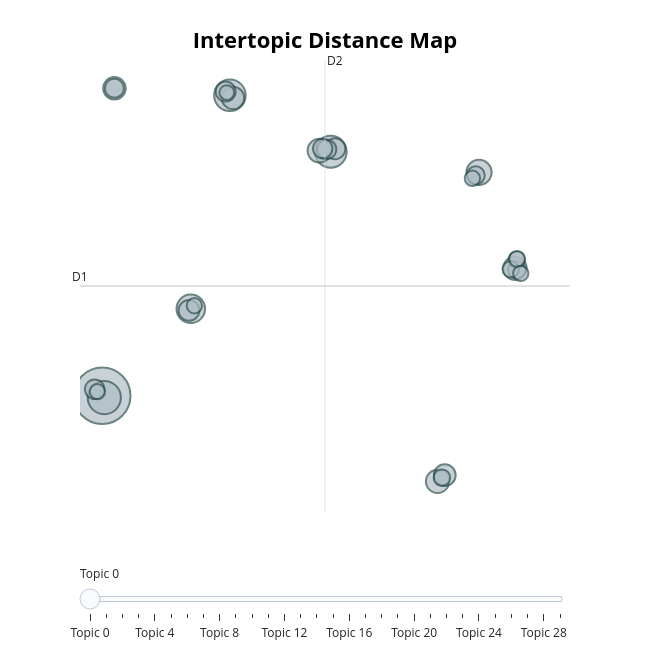

Write notebook code for a chart like this one.
### Code cell
topic_model.visualize_topics()

### Figure 1 — Plotly figure (JSON) as saved in the notebook; plotly's stock layout.template omitted (floating-point values rounded to 4 significant figures)
{"data": [{"customdata": [[0, "chatgpt | ai | openai | chatbot | chatbots", 177], [1, "students | school | schools | teachers | student", 61], [2, "tesla | musk | gm | company | said", 56], [3, "bank | market | stocks | investors | year", 55], [4, "mangione | police | asher | mr | said", 45], [5, "google | search | apple | ai | company", 35], [6, "musk | mr | trump | doge | government", 31], [7, "trump | mr | cohen | party | democratic", 30], [8, "vehicles | safety | tesla | driving | cars", 30], [9, "ai | cloud | billion | startup | said", 28], [10, "oil | energy | china | climate | states", 28], [11, "said | california | vegas | angeles | las", 26], [12, "byd | chinese | china | ev | tariffs", 24], [13, "hua | chinese | china | xu | exam", 24], [14, "et | wsj | com | says | analysts", 22], [15, "multiplan | insurers | patients | medicare | health", 21], [16, "musk | tesla | mr | board | company", 21], [17, "musk | sec | twitter | mr | brazil", 21], [18, "jobs | ai | job | college | workers", 20], [19, "openai | copyright | times | lawsuit | companies", 18], [20, "bil | tax | democrats | republicans | trump", 17], [21, "ukraine | russia | putin | trump | war", 15], [22, "political | election | campaign | elections | speech", 15], [23, "autopilot | tesla | crash | mcgee | car", 15], [24, "israel | gaza | iran | hamas | israeli", 14], [25, "altman | openai | musk | mr | board", 13], [26, "patients | doctors | dr | medical | health", 13], [27, "disney | ai | characters | studio | nov", 13], [28, "law | richard | university | school | warren", 13], [29, "et | wsj | says | com | analysts", 12]], "hovertemplate": "<b>Topic %{customdata[0]}</b><br>%{customdata[1]}<br>Size: %{customdata[2]}", "legendgroup": "", "marker": {"color": "#B0BEC5", "line": {"color": "DarkSlateGrey", "width": 2}, "size": [177, 61, 56, 55, 45, 35, 31, 30, 30, 28, 28, 26, 24, 24, 22, 21, 21, 21, 20, 18, 17, 15, 15, 15, 14, 13, 13, 13, 13, 12], "sizemode": "area", "sizeref": 0.1106, "symbol": "circle"}, "mode": "markers", "name": "", "orientation": "v", "showlegend": false, "type": "scatter", "x": [-5.912, -5.775, 9.041, 2.443, -0.116, 18.74, 8.301, 21.1, 16.03, -5.113, 2.646, 16.5, 9.318, -0.2349, 2.164, -6.405, 8.77, 8.516, -5.115, 18.53, 21.21, 21.21, 20.82, 16.31, 21.23, 18.31, -6.228, 0.1161, 21.47, 2.242], "xaxis": "x", "y": [-8.973, -9.109, 9.51, 13.79, -2.382, 7.952, 9.599, 0.6826, -15.46, 14.31, 13.58, -14.98, 9.738, -2.501, 14.07, -8.481, 9.691, 9.753, 14.31, 7.727, 0.5641, 1.328, 0.6105, -15.17, 1.399, 7.502, -8.657, -2.15, 0.3012, 13.99], "yaxis": "y"}], "layout": {"annotations": [{"showarrow": false, "text": "D1", "x": -7.365, "y": -0.6569, "yshift": 10}, {"showarrow": false, "text": "D2", "x": 8.665, "xshift": 10, "y": 16.46}], "height": 650, "hoverlabel": {"bgcolor": "white", "font": {"family": "Rockwell", "size": 16}}, "legend": {"itemsizing": "constant", "tracegroupgap": 0}, "margin": {"t": 60}, "shapes": [{"line": {"color": "#CFD8DC", "width": 2}, "type": "line", "x0": 8.665, "x1": 8.665, "y0": -17.77, "y1": 16.46}, {"line": {"color": "#9E9E9E", "width": 2}, "type": "line", "x0": -7.365, "x1": 24.7, "y0": -0.6569, "y1": -0.6569}], "sliders": [{"active": 0, "pad": {"t": 50}, "steps": [{"args": [{"marker.color": [["red", "#B0BEC5", "#B0BEC5", "#B0BEC5", "#B0BEC5", "#B0BEC5", "#B0BEC5", "#B0BEC5", "#B0BEC5", "#B0BEC5", "#B0BEC5", "#B0BEC5", "#B0BEC5", "#B0BEC5", "#B0BEC5", "#B0BEC5", "#B0BEC5", "#B0BEC5", "#B0BEC5", "#B0BEC5", "#B0BEC5", "#B0BEC5", "#B0BEC5", "#B0BEC5", "#B0BEC5", "#B0BEC5", "#B0BEC5", "#B0BEC5", "#B0BEC5", "#B0BEC5"]]}], "label": "Topic 0", "method": "update"}, {"args": [{"marker.color": [["#B0BEC5", "red", "#B0BEC5", "#B0BEC5", "#B0BEC5", "#B0BEC5", "#B0BEC5", "#B0BEC5", "#B0BEC5", "#B0BEC5", "#B0BEC5", "#B0BEC5", "#B0BEC5", "#B0BEC5", "#B0BEC5", "#B0BEC5", "#B0BEC5", "#B0BEC5", "#B0BEC5", "#B0BEC5", "#B0BEC5", "#B0BEC5", "#B0BEC5", "#B0BEC5", "#B0BEC5", "#B0BEC5", "#B0BEC5", "#B0BEC5", "#B0BEC5", "#B0BEC5"]]}], "label": "Topic 1", "method": "update"}, {"args": [{"marker.color": [["#B0BEC5", "#B0BEC5", "red", "#B0BEC5", "#B0BEC5", "#B0BEC5", "#B0BEC5", "#B0BEC5", "#B0BEC5", "#B0BEC5", "#B0BEC5", "#B0BEC5", "#B0BEC5", "#B0BEC5", "#B0BEC5", "#B0BEC5", "#B0BEC5", "#B0BEC5", "#B0BEC5", "#B0BEC5", "#B0BEC5", "#B0BEC5", "#B0BEC5", "#B0BEC5", "#B0BEC5", "#B0BEC5", "#B0BEC5", "#B0BEC5", "#B0BEC5", "#B0BEC5"]]}], "label": "Topic 2", "method": "update"}, {"args": [{"marker.color": [["#B0BEC5", "#B0BEC5", "#B0BEC5", "red", "#B0BEC5", "#B0BEC5", "#B0BEC5", "#B0BEC5", "#B0BEC5", "#B0BEC5", "#B0BEC5", "#B0BEC5", "#B0BEC5", "#B0BEC5", "#B0BEC5", "#B0BEC5", "#B0BEC5", "#B0BEC5", "#B0BEC5", "#B0BEC5", "#B0BEC5", "#B0BEC5", "#B0BEC5", "#B0BEC5", "#B0BEC5", "#B0BEC5", "#B0BEC5", "#B0BEC5", "#B0BEC5", "#B0BEC5"]]}], "label": "Topic 3", "method": "update"}, {"args": [{"marker.color": [["#B0BEC5", "#B0BEC5", "#B0BEC5", "#B0BEC5", "red", "#B0BEC5", "#B0BEC5", "#B0BEC5", "#B0BEC5", "#B0BEC5", "#B0BEC5", "#B0BEC5", "#B0BEC5", "#B0BEC5", "#B0BEC5", "#B0BEC5", "#B0BEC5", "#B0BEC5", "#B0BEC5", "#B0BEC5", "#B0BEC5", "#B0BEC5", "#B0BEC5", "#B0BEC5", "#B0BEC5", "#B0BEC5", "#B0BEC5", "#B0BEC5", "#B0BEC5", "#B0BEC5"]]}], "label": "Topic 4", "method": "update"}, {"args": [{"marker.color": [["#B0BEC5", "#B0BEC5", "#B0BEC5", "#B0BEC5", "#B0BEC5", "red", "#B0BEC5", "#B0BEC5", "#B0BEC5", "#B0BEC5", "#B0BEC5", "#B0BEC5", "#B0BEC5", "#B0BEC5", "#B0BEC5", "#B0BEC5", "#B0BEC5", "#B0BEC5", "#B0BEC5", "#B0BEC5", "#B0BEC5", "#B0BEC5", "#B0BEC5", "#B0BEC5", "#B0BEC5", "#B0BEC5", "#B0BEC5", "#B0BEC5", "#B0BEC5", "#B0BEC5"]]}], "label": "Topic 5", "method": "update"}, {"args": [{"marker.color": [["#B0BEC5", "#B0BEC5", "#B0BEC5", "#B0BEC5", "#B0BEC5", "#B0BEC5", "red", "#B0BEC5", "#B0BEC5", "#B0BEC5", "#B0BEC5", "#B0BEC5", "#B0BEC5", "#B0BEC5", "#B0BEC5", "#B0BEC5", "#B0BEC5", "#B0BEC5", "#B0BEC5", "#B0BEC5", "#B0BEC5", "#B0BEC5", "#B0BEC5", "#B0BEC5", "#B0BEC5", "#B0BEC5", "#B0BEC5", "#B0BEC5", "#B0BEC5", "#B0BEC5"]]}], "label": "Topic 6", "method": "update"}, {"args": [{"marker.color": [["#B0BEC5", "#B0BEC5", "#B0BEC5", "#B0BEC5", "#B0BEC5", "#B0BEC5", "#B0BEC5", "red", "#B0BEC5", "#B0BEC5", "#B0BEC5", "#B0BEC5", "#B0BEC5", "#B0BEC5", "#B0BEC5", "#B0BEC5", "#B0BEC5", "#B0BEC5", "#B0BEC5", "#B0BEC5", "#B0BEC5", "#B0BEC5", "#B0BEC5", "#B0BEC5", "#B0BEC5", "#B0BEC5", "#B0BEC5", "#B0BEC5", "#B0BEC5", "#B0BEC5"]]}], "label": "Topic 7", "method": "update"}, {"args": [{"marker.color": [["#B0BEC5", "#B0BEC5", "#B0BEC5", "#B0BEC5", "#B0BEC5", "#B0BEC5", "#B0BEC5", "#B0BEC5", "red", "#B0BEC5", "#B0BEC5", "#B0BEC5", "#B0BEC5", "#B0BEC5", "#B0BEC5", "#B0BEC5", "#B0BEC5", "#B0BEC5", "#B0BEC5", "#B0BEC5", "#B0BEC5", "#B0BEC5", "#B0BEC5", "#B0BEC5", "#B0BEC5", "#B0BEC5", "#B0BEC5", "#B0BEC5", "#B0BEC5", "#B0BEC5"]]}], "label": "Topic 8", "method": "update"}, {"args": [{"marker.color": [["#B0BEC5", "#B0BEC5", "#B0BEC5", "#B0BEC5", "#B0BEC5", "#B0BEC5", "#B0BEC5", "#B0BEC5", "#B0BEC5", "red", "#B0BEC5", "#B0BEC5", "#B0BEC5", "#B0BEC5", "#B0BEC5", "#B0BEC5", "#B0BEC5", "#B0BEC5", "#B0BEC5", "#B0BEC5", "#B0BEC5", "#B0BEC5", "#B0BEC5", "#B0BEC5", "#B0BEC5", "#B0BEC5", "#B0BEC5", "#B0BEC5", "#B0BEC5", "#B0BEC5"]]}], "label": "Topic 9", "method": "update"}, {"args": [{"marker.color": [["#B0BEC5", "#B0BEC5", "#B0BEC5", "#B0BEC5", "#B0BEC5", "#B0BEC5", "#B0BEC5", "#B0BEC5", "#B0BEC5", "#B0BEC5", "red", "#B0BEC5", "#B0BEC5", "#B0BEC5", "#B0BEC5", "#B0BEC5", "#B0BEC5", "#B0BEC5", "#B0BEC5", "#B0BEC5", "#B0BEC5", "#B0BEC5", "#B0BEC5", "#B0BEC5", "#B0BEC5", "#B0BEC5", "#B0BEC5", "#B0BEC5", "#B0BEC5", "#B0BEC5"]]}], "label": "Topic 10", "method": "update"}, {"args": [{"marker.color": [["#B0BEC5", "#B0BEC5", "#B0BEC5", "#B0BEC5", "#B0BEC5", "#B0BEC5", "#B0BEC5", "#B0BEC5", "#B0BEC5", "#B0BEC5", "#B0BEC5", "red", "#B0BEC5", "#B0BEC5", "#B0BEC5", "#B0BEC5", "#B0BEC5", "#B0BEC5", "#B0BEC5", "#B0BEC5", "#B0BEC5", "#B0BEC5", "#B0BEC5", "#B0BEC5", "#B0BEC5", "#B0BEC5", "#B0BEC5", "#B0BEC5", "#B0BEC5", "#B0BEC5"]]}], "label": "Topic 11", "method": "update"}, {"args": [{"marker.color": [["#B0BEC5", "#B0BEC5", "#B0BEC5", "#B0BEC5", "#B0BEC5", "#B0BEC5", "#B0BEC5", "#B0BEC5", "#B0BEC5", "#B0BEC5", "#B0BEC5", "#B0BEC5", "red", "#B0BEC5", "#B0BEC5", "#B0BEC5", "#B0BEC5", "#B0BEC5", "#B0BEC5", "#B0BEC5", "#B0BEC5", "#B0BEC5", "#B0BEC5", "#B0BEC5", "#B0BEC5", "#B0BEC5", "#B0BEC5", "#B0BEC5", "#B0BEC5", "#B0BEC5"]]}], "label": "Topic 12", "method": "update"}, {"args": [{"marker.color": [["#B0BEC5", "#B0BEC5", "#B0BEC5", "#B0BEC5", "#B0BEC5", "#B0BEC5", "#B0BEC5", "#B0BEC5", "#B0BEC5", "#B0BEC5", "#B0BEC5", "#B0BEC5", "#B0BEC5", "red", "#B0BEC5", "#B0BEC5", "#B0BEC5", "#B0BEC5", "#B0BEC5", "#B0BEC5", "#B0BEC5", "#B0BEC5", "#B0BEC5", "#B0BEC5", "#B0BEC5", "#B0BEC5", "#B0BEC5", "#B0BEC5", "#B0BEC5", "#B0BEC5"]]}], "label": "Topic 13", "method": "update"}, {"args": [{"marker.color": [["#B0BEC5", "#B0BEC5", "#B0BEC5", "#B0BEC5", "#B0BEC5", "#B0BEC5", "#B0BEC5", "#B0BEC5", "#B0BEC5", "#B0BEC5", "#B0BEC5", "#B0BEC5", "#B0BEC5", "#B0BEC5", "red", "#B0BEC5", "#B0BEC5", "#B0BEC5", "#B0BEC5", "#B0BEC5", "#B0BEC5", "#B0BEC5", "#B0BEC5", "#B0BEC5", "#B0BEC5", "#B0BEC5", "#B0BEC5", "#B0BEC5", "#B0BEC5", "#B0BEC5"]]}], "label": "Topic 14", "method": "update"}, {"args": [{"marker.color": [["#B0BEC5", "#B0BEC5", "#B0BEC5", "#B0BEC5", "#B0BEC5", "#B0BEC5", "#B0BEC5", "#B0BEC5", "#B0BEC5", "#B0BEC5", "#B0BEC5", "#B0BEC5", "#B0BEC5", "#B0BEC5", "#B0BEC5", "red", "#B0BEC5", "#B0BEC5", "#B0BEC5", "#B0BEC5", "#B0BEC5", "#B0BEC5", "#B0BEC5", "#B0BEC5", "#B0BEC5", "#B0BEC5", "#B0BEC5", "#B0BEC5", "#B0BEC5", "#B0BEC5"]]}], "label": "Topic 15", "method": "update"}, {"args": [{"marker.color": [["#B0BEC5", "#B0BEC5", "#B0BEC5", "#B0BEC5", "#B0BEC5", "#B0BEC5", "#B0BEC5", "#B0BEC5", "#B0BEC5", "#B0BEC5", "#B0BEC5", "#B0BEC5", "#B0BEC5", "#B0BEC5", "#B0BEC5", "#B0BEC5", "red", "#B0BEC5", "#B0BEC5", "#B0BEC5", "#B0BEC5", "#B0BEC5", "#B0BEC5", "#B0BEC5", "#B0BEC5", "#B0BEC5", "#B0BEC5", "#B0BEC5", "#B0BEC5", "#B0BEC5"]]}], "label": "Topic 16", "method": "update"}, {"args": [{"marker.color": [["#B0BEC5", "#B0BEC5", "#B0BEC5", "#B0BEC5", "#B0BEC5", "#B0BEC5", "#B0BEC5", "#B0BEC5", "#B0BEC5", "#B0BEC5", "#B0BEC5", "#B0BEC5", "#B0BEC5", "#B0BEC5", "#B0BEC5", "#B0BEC5", "#B0BEC5", "red", "#B0BEC5", "#B0BEC5", "#B0BEC5", "#B0BEC5", "#B0BEC5", "#B0BEC5", "#B0BEC5", "#B0BEC5", "#B0BEC5", "#B0BEC5", "#B0BEC5", "#B0BEC5"]]}], "label": "Topic 17", "method": "update"}, {"args": [{"marker.color": [["#B0BEC5", "#B0BEC5", "#B0BEC5", "#B0BEC5", "#B0BEC5", "#B0BEC5", "#B0BEC5", "#B0BEC5", "#B0BEC5", "#B0BEC5", "#B0BEC5", "#B0BEC5", "#B0BEC5", "#B0BEC5", "#B0BEC5", "#B0BEC5", "#B0BEC5", "#B0BEC5", "red", "#B0BEC5", "#B0BEC5", "#B0BEC5", "#B0BEC5", "#B0BEC5", "#B0BEC5", "#B0BEC5", "#B0BEC5", "#B0BEC5", "#B0BEC5", "#B0BEC5"]]}], "label": "Topic 18", "method": "update"}, {"args": [{"marker.color": [["#B0BEC5", "#B0BEC5", "#B0BEC5", "#B0BEC5", "#B0BEC5", "#B0BEC5", "#B0BEC5", "#B0BEC5", "#B0BEC5", "#B0BEC5", "#B0BEC5", "#B0BEC5", "#B0BEC5", "#B0BEC5", "#B0BEC5", "#B0BEC5", "#B0BEC5", "#B0BEC5", "#B0BEC5", "red", "#B0BEC5", "#B0BEC5", "#B0BEC5", "#B0BEC5", "#B0BEC5", "#B0BEC5", "#B0BEC5", "#B0BEC5", "#B0BEC5", "#B0BEC5"]]}], "label": "Topic 19", "method": "update"}, {"args": [{"marker.color": [["#B0BEC5", "#B0BEC5", "#B0BEC5", "#B0BEC5", "#B0BEC5", "#B0BEC5", "#B0BEC5", "#B0BEC5", "#B0BEC5", "#B0BEC5", "#B0BEC5", "#B0BEC5", "#B0BEC5", "#B0BEC5", "#B0BEC5", "#B0BEC5", "#B0BEC5", "#B0BEC5", "#B0BEC5", "#B0BEC5", "red", "#B0BEC5", "#B0BEC5", "#B0BEC5", "#B0BEC5", "#B0BEC5", "#B0BEC5", "#B0BEC5", "#B0BEC5", "#B0BEC5"]]}], "label": "Topic 20", "method": "update"}, {"args": [{"marker.color": [["#B0BEC5", "#B0BEC5", "#B0BEC5", "#B0BEC5", "#B0BEC5", "#B0BEC5", "#B0BEC5", "#B0BEC5", "#B0BEC5", "#B0BEC5", "#B0BEC5", "#B0BEC5", "#B0BEC5", "#B0BEC5", "#B0BEC5", "#B0BEC5", "#B0BEC5", "#B0BEC5", "#B0BEC5", "#B0BEC5", "#B0BEC5", "red", "#B0BEC5", "#B0BEC5", "#B0BEC5", "#B0BEC5", "#B0BEC5", "#B0BEC5", "#B0BEC5", "#B0BEC5"]]}], "label": "Topic 21", "method": "update"}, {"args": [{"marker.color": [["#B0BEC5", "#B0BEC5", "#B0BEC5", "#B0BEC5", "#B0BEC5", "#B0BEC5", "#B0BEC5", "#B0BEC5", "#B0BEC5", "#B0BEC5", "#B0BEC5", "#B0BEC5", "#B0BEC5", "#B0BEC5", "#B0BEC5", "#B0BEC5", "#B0BEC5", "#B0BEC5", "#B0BEC5", "#B0BEC5", "#B0BEC5", "#B0BEC5", "red", "#B0BEC5", "#B0BEC5", "#B0BEC5", "#B0BEC5", "#B0BEC5", "#B0BEC5", "#B0BEC5"]]}], "label": "Topic 22", "method": "update"}, {"args": [{"marker.color": [["#B0BEC5", "#B0BEC5", "#B0BEC5", "#B0BEC5", "#B0BEC5", "#B0BEC5", "#B0BEC5", "#B0BEC5", "#B0BEC5", "#B0BEC5", "#B0BEC5", "#B0BEC5", "#B0BEC5", "#B0BEC5", "#B0BEC5", "#B0BEC5", "#B0BEC5", "#B0BEC5", "#B0BEC5", "#B0BEC5", "#B0BEC5", "#B0BEC5", "#B0BEC5", "red", "#B0BEC5", "#B0BEC5", "#B0BEC5", "#B0BEC5", "#B0BEC5", "#B0BEC5"]]}], "label": "Topic 23", "method": "update"}, {"args": [{"marker.color": [["#B0BEC5", "#B0BEC5", "#B0BEC5", "#B0BEC5", "#B0BEC5", "#B0BEC5", "#B0BEC5", "#B0BEC5", "#B0BEC5", "#B0BEC5", "#B0BEC5", "#B0BEC5", "#B0BEC5", "#B0BEC5", "#B0BEC5", "#B0BEC5", "#B0BEC5", "#B0BEC5", "#B0BEC5", "#B0BEC5", "#B0BEC5", "#B0BEC5", "#B0BEC5", "#B0BEC5", "red", "#B0BEC5", "#B0BEC5", "#B0BEC5", "#B0BEC5", "#B0BEC5"]]}], "label": "Topic 24", "method": "update"}, {"args": [{"marker.color": [["#B0BEC5", "#B0BEC5", "#B0BEC5", "#B0BEC5", "#B0BEC5", "#B0BEC5", "#B0BEC5", "#B0BEC5", "#B0BEC5", "#B0BEC5", "#B0BEC5", "#B0BEC5", "#B0BEC5", "#B0BEC5", "#B0BEC5", "#B0BEC5", "#B0BEC5", "#B0BEC5", "#B0BEC5", "#B0BEC5", "#B0BEC5", "#B0BEC5", "#B0BEC5", "#B0BEC5", "#B0BEC5", "red", "#B0BEC5", "#B0BEC5", "#B0BEC5", "#B0BEC5"]]}], "label": "Topic 25", "method": "update"}, {"args": [{"marker.color": [["#B0BEC5", "#B0BEC5", "#B0BEC5", "#B0BEC5", "#B0BEC5", "#B0BEC5", "#B0BEC5", "#B0BEC5", "#B0BEC5", "#B0BEC5", "#B0BEC5", "#B0BEC5", "#B0BEC5", "#B0BEC5", "#B0BEC5", "#B0BEC5", "#B0BEC5", "#B0BEC5", "#B0BEC5", "#B0BEC5", "#B0BEC5", "#B0BEC5", "#B0BEC5", "#B0BEC5", "#B0BEC5", "#B0BEC5", "red", "#B0BEC5", "#B0BEC5", "#B0BEC5"]]}], "label": "Topic 26", "method": "update"}, {"args": [{"marker.color": [["#B0BEC5", "#B0BEC5", "#B0BEC5", "#B0BEC5", "#B0BEC5", "#B0BEC5", "#B0BEC5", "#B0BEC5", "#B0BEC5", "#B0BEC5", "#B0BEC5", "#B0BEC5", "#B0BEC5", "#B0BEC5", "#B0BEC5", "#B0BEC5", "#B0BEC5", "#B0BEC5", "#B0BEC5", "#B0BEC5", "#B0BEC5", "#B0BEC5", "#B0BEC5", "#B0BEC5", "#B0BEC5", "#B0BEC5", "#B0BEC5", "red", "#B0BEC5", "#B0BEC5"]]}], "label": "Topic 27", "method": "update"}, {"args": [{"marker.color": [["#B0BEC5", "#B0BEC5", "#B0BEC5", "#B0BEC5", "#B0BEC5", "#B0BEC5", "#B0BEC5", "#B0BEC5", "#B0BEC5", "#B0BEC5", "#B0BEC5", "#B0BEC5", "#B0BEC5", "#B0BEC5", "#B0BEC5", "#B0BEC5", "#B0BEC5", "#B0BEC5", "#B0BEC5", "#B0BEC5", "#B0BEC5", "#B0BEC5", "#B0BEC5", "#B0BEC5", "#B0BEC5", "#B0BEC5", "#B0BEC5", "#B0BEC5", "red", "#B0BEC5"]]}], "label": "Topic 28", "method": "update"}, {"args": [{"marker.color": [["#B0BEC5", "#B0BEC5", "#B0BEC5", "#B0BEC5", "#B0BEC5", "#B0BEC5", "#B0BEC5", "#B0BEC5", "#B0BEC5", "#B0BEC5", "#B0BEC5", "#B0BEC5", "#B0BEC5", "#B0BEC5", "#B0BEC5", "#B0BEC5", "#B0BEC5", "#B0BEC5", "#B0BEC5", "#B0BEC5", "#B0BEC5", "#B0BEC5", "#B0BEC5", "#B0BEC5", "#B0BEC5", "#B0BEC5", "#B0BEC5", "#B0BEC5", "#B0BEC5", "red"]]}], "label": "Topic 29", "method": "update"}]}], "title": {"font": {"color": "Black", "size": 22}, "text": "<b>Intertopic Distance Map</b>", "x": 0.5, "xanchor": "center", "y": 0.95, "yanchor": "top"}, "width": 650, "xaxis": {"anchor": "y", "domain": [0, 1], "range": [-7.365, 24.7], "title": {"text": ""}, "visible": false}, "yaxis": {"anchor": "x", "domain": [0, 1], "range": [-17.77, 16.46], "title": {"text": ""}, "visible": false}}}
